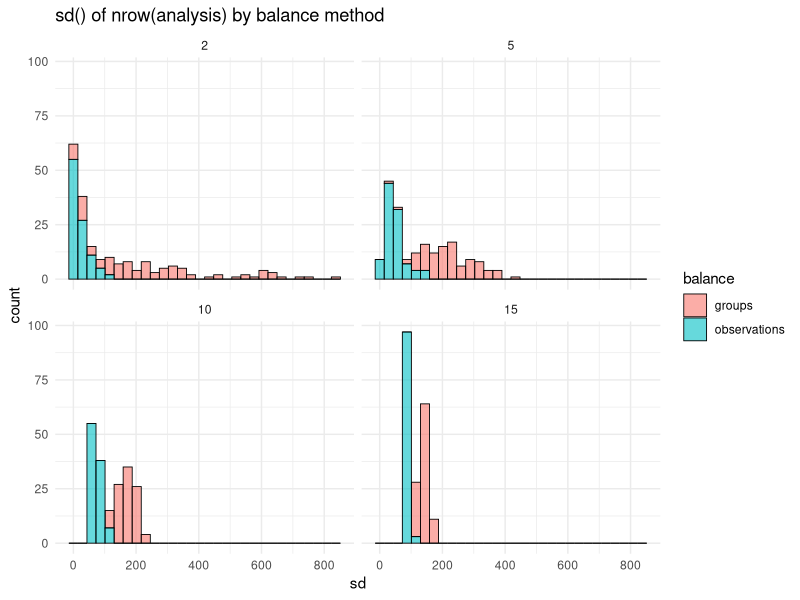

Source code (R):
## ---- chunk 1
library(purrr)
library(rsample)
data(ames, package = "modeldata")

resample <- group_vfold_cv(ames, group = Neighborhood, v = 2)

resample$splits %>%
  map_lgl(function(x) {
    any(assessment(x)$Neighborhood %in% analysis(x)$Neighborhood)
  }
)

## ---- chunk 2
# Bootstrap resampling with replacement:
group_bootstraps(ames, Neighborhood, times = 1)


# Random resampling without replacement:
group_mc_cv(ames, Neighborhood, times = 1)


# Data splitting to create a validation set:
group_validation_split(ames, Neighborhood)


# Data splitting to create an initial training/testing split:
group_initial_split(ames, Neighborhood)

## ---- chunk 3
group_vfold_cv(ames, Neighborhood, balance = "observations")

## ---- chunk 4
library(ggplot2)
library(dplyr)

analysis_sd <- function(v, balance) {
  group_vfold_cv(
    ames, 
    Neighborhood, 
    v, 
    balance = balance
  )$splits %>% 
    purrr::map_dbl(~ nrow(analysis(.x))) %>% 
    sd()
}

resample <- tidyr::crossing(
  idx = seq_len(100),
  v = c(2, 5, 10, 15),
  balance = c("groups", "observations")
)

resample %>%
  mutate(sd = purrr::pmap_dbl(
    list(v, balance),
    analysis_sd
  )) %>%
  ggplot(aes(sd, fill = balance)) + 
  geom_histogram(alpha = 0.6, color = "black", size = 0.3) + 
  facet_wrap(~ v) + 
  theme_minimal() + 
  labs(title = "sd() of nrow(analysis) by balance method")
## ---- chunk 5
set.seed(123)
resample <- vfold_cv(mtcars)

resample$splits[[1]] %>%
  analysis() %>%
  head()


resample <- reshuffle_rset(resample)

resample$splits[[1]] %>%
  analysis() %>%
  head()
## ---- chunk 6
resample <- initial_split(mtcars)
resample


reverse_splits(resample)
